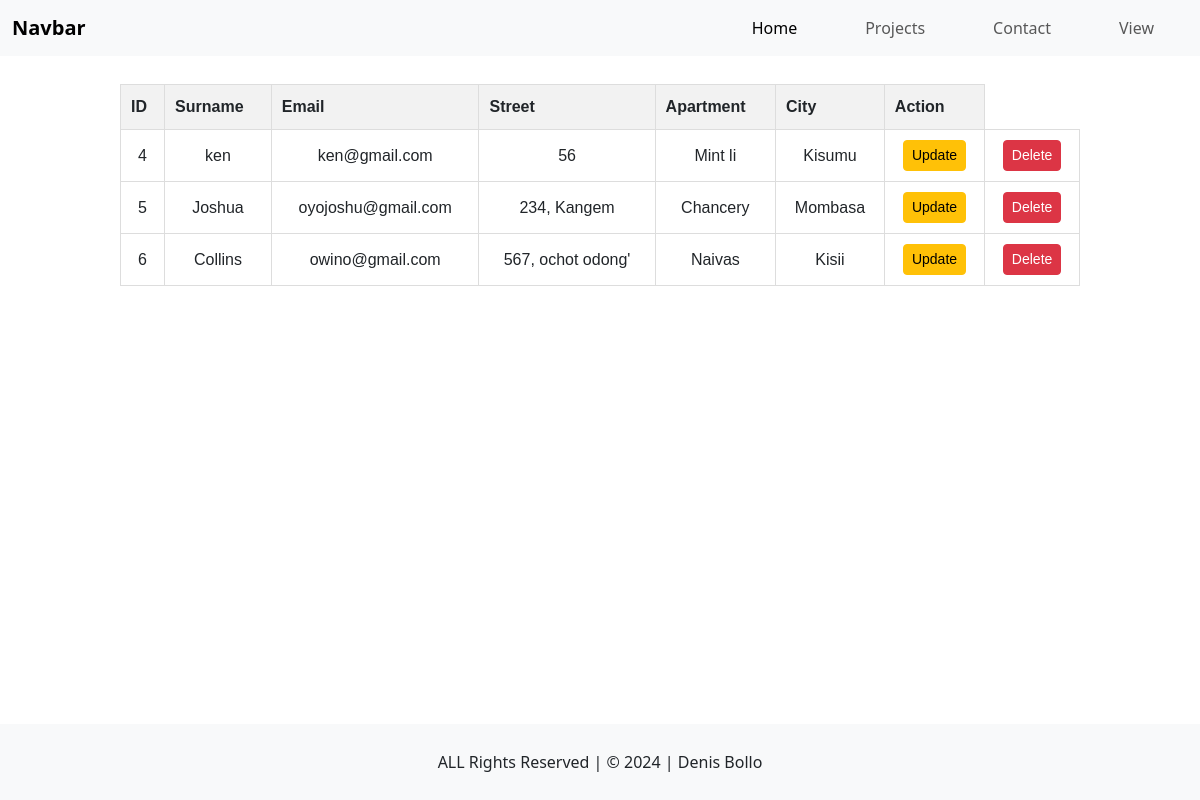
/view, run on the app's committed database.
### tables this page shows
CREATE TABLE mydata (
            id INTEGER PRIMARY KEY,
            surname TEXT,
            email TEXT,
            street TEXT,
            apartment TEXT,
            city TEXT
        );

### app.py (the view)
@app.route('/view')
def view():
    conn = sqlite3.connect("mydata_db.db")
    cur = conn.cursor()
    cur.execute("SELECT * FROM mydata")
    users = cur.fetchall()
    conn.close()
    return render_template('view.html', users=users)

### templates/view.html (shortened to what this page needs)
{% extends 'layout.html' %}
{% block content %}
    <div class="my2" style="margin-top: 5%;">
        <table style="width: 80%; margin: 0 auto; border-collapse: collapse; font-family: Arial, sans-serif;">
            <tr style="background-color: #f2f2f2;">
                <th style="border: 1px solid #ddd; padding: 10px;">ID</th>
                <th style="border: 1px solid #ddd; padding: 10px;">Surname</th>
                <th style="border: 1px solid #ddd; padding: 10px;">Email</th>
                <th style="border: 1px solid #ddd; padding: 10px;">Street</th>
                <th style="border: 1px solid #ddd; padding: 10px;">Apartment</th>
                <th style="border: 1px solid #ddd; padding: 10px;">City</th>
                <th style="border: 1px solid #ddd; padding: 10px;">Action</th>
            </tr>
            {% for user in users %}
                <tr style="text-align: center;">
                    <td style="border: 1px solid #ddd; padding: 10px;">{{ user[0] }}</td>
                    <td style="border: 1px solid #ddd; padding: 10px;">{{ user[1] }}</td>
                    <td style="border: 1px solid #ddd; padding: 10px;">{{ user[2] }}</td>
                    <td style="border: 1px solid #ddd; padding: 10px;">{{ user[3] }}</td>
                    <td style="border: 1px solid #ddd; padding: 10px;">{{ user[4] }}</td>
                    <td style="border: 1px solid #ddd; padding: 10px;">{{ user[5] }}</td>
                    <td style="border: 1px solid #ddd; padding: 10px;">
                        <a href="{{ url_for('update', user_id=user[0]) }}" class="btn btn-warning btn-sm">Update</a>
                    </td>
                    <td style="border: 1px solid #ddd; padding: 10px;">
                        <a href="{{ url_for('delete', user_id=user[0]) }}" class="btn btn-danger btn-sm">Delete</a>
                    </td>
                </tr>
            {% endfor %}
        </table>
    </div>
{% endblock %}

### templates/layout.html (shortened to what this page needs)
<!DOCTYPE html>
<html lang="en">
<head>
    <link rel="stylesheet" href="{{ url_for('static', filename='style.css') }}">
    <link href="https://cdn.jsdelivr.net/npm/bootstrap@5.3.3/dist/css/bootstrap.min.css" rel="stylesheet">
</head>
<body>
    <nav class="navbar navbar-expand-lg bg-body-tertiary fixed-top">
        <div class="container-fluid">
            <a class="navbar-brand" href="#">Navbar</a>
            <div class="collapse navbar-collapse" id="navbarNav">
                <ul class="navbar-nav ms-auto d-flex flex-row">
                    <li class="nav-item px-3">
                        <a class="nav-link active" aria-current="page" href="{{ url_for('home') }}">Home</a>
                    </li>
                    <li class="nav-item px-3">
                        <a class="nav-link" href="{{ url_for('projects') }}">Projects</a>
                    </li>
                    <li class="nav-item px-3">
                        <a class="nav-link" href="{{ url_for('contact') }}">Contact</a>
                    </li>
                    <li class="nav-item px-3">
                        <a class="nav-link" href="{{ url_for('view') }}">View</a>
                    </li>
                </ul>
            </div>
        </div>
    </nav>
    {% block content %}{% endblock %}
    <footer class="bg-light py-3">
        <p>ALL Rights Reserved | &copy; 2024 | Denis Bollo</p>
    </footer>
</body>
</html>

### static/style.css (style rules this page uses)
body { background-color: rgb(245, 245, 220); position: relative; }
footer { position: fixed; left: 0; bottom: 0; width: 100%; background-color: lightgray; text-align: center; }
footer p { margin: 0; padding: 10px 0; }
.navbar-brand { font-weight: bold; font-size: 1.5rem; }
.nav-item { margin: 0 10px; }
.my2 { margin-top: 20px; }

### data on the page
mydata: id "4", surname "ken", email "ken@gmail.com", street "56", apartment "Mint li", city "Kisumu"
mydata: id "5", surname "Joshua", email "oyojoshu@gmail.com", street "234, Kangem", apartment "Chancery", city "Mombasa"
mydata: id "6", surname "Collins", email "owino@gmail.com", street "567, ochot odong'", apartment "Naivas", city "Kisii"
